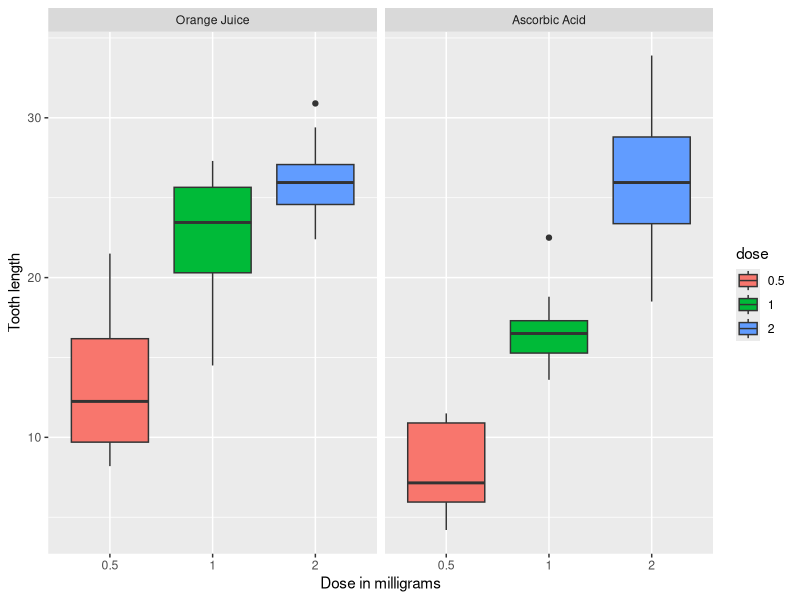

This figure's R source: (Note: this script raises an error after producing the figure.)
## ---- chunk 1
#  basic summary of the data
data(ToothGrowth)
data <- ToothGrowth
data$dose <- factor(data$dose)
levels(data$supp) <- c("Orange Juice", "Ascorbic Acid") 
str(data)

summary(data[])
## ---- chunk 2
# exploratory graph
library(ggplot2)
ggplot(data, aes(x = dose, y = len)) + geom_boxplot(aes(fill = dose)) + facet_grid(. ~ supp) + 
  xlab("Dose in milligrams") + ylab("Tooth length")
## ---- chunk 3
data_05 <- data[data$dose == 0.5, ]
t.test(len ~ supp, paired=F, var.equal=F, data_05)
## ---- chunk 4
data_1 <- data[data$dose == 1, ]
t.test(len ~ supp, paired=F, var.equal=F, data_1)
## ---- chunk 5
data_2 <- data[data$dose == 2, ]
t.test(len ~ supp, paired=F, var.equal=F, data_2)
